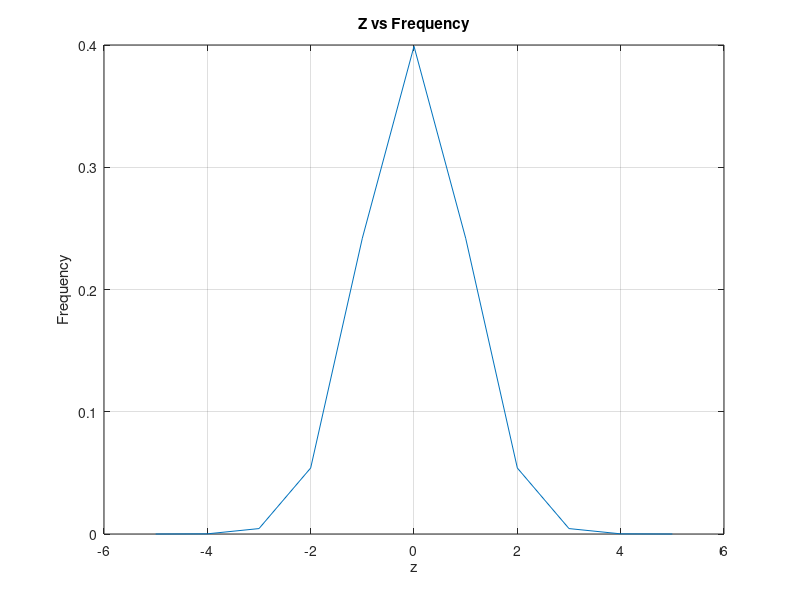

Recreate this plot in MATLAB.
%% 1/26/19 homework 1 question 10 
%Defined Z as going from -5 to 5
z=(-5:5);
%Formated long because answer is very small so to see al the digits in
%value long option allows that
format long
%Exponential calculation carried out separately and then combined to
%calculate frequency 
exppart= exp((-(z.^2))/2);
frequency= ((1/sqrt(2*pi))*exppart)
%Graph is plotted of z on Abscissa (x-axis) and Frequency on
%Ordinate(Y-axis)
% grid,title and axis labels added
plot(z,frequency)
grid on 
title('Z vs Frequency')
xlabel('z')
ylabel('Frequency')
